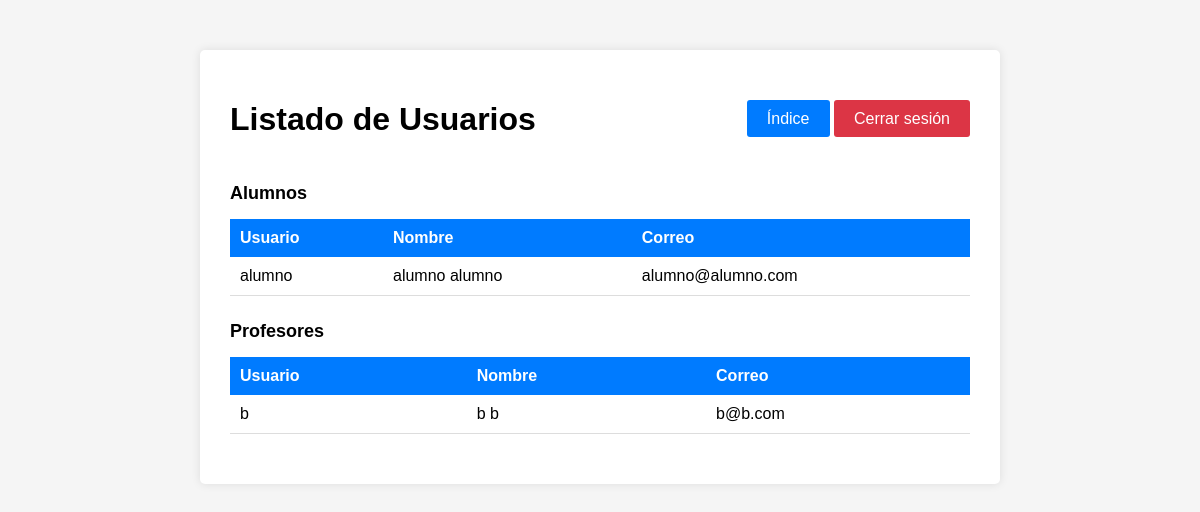
The page /lista/ (signed in) on the database as committed earlier.
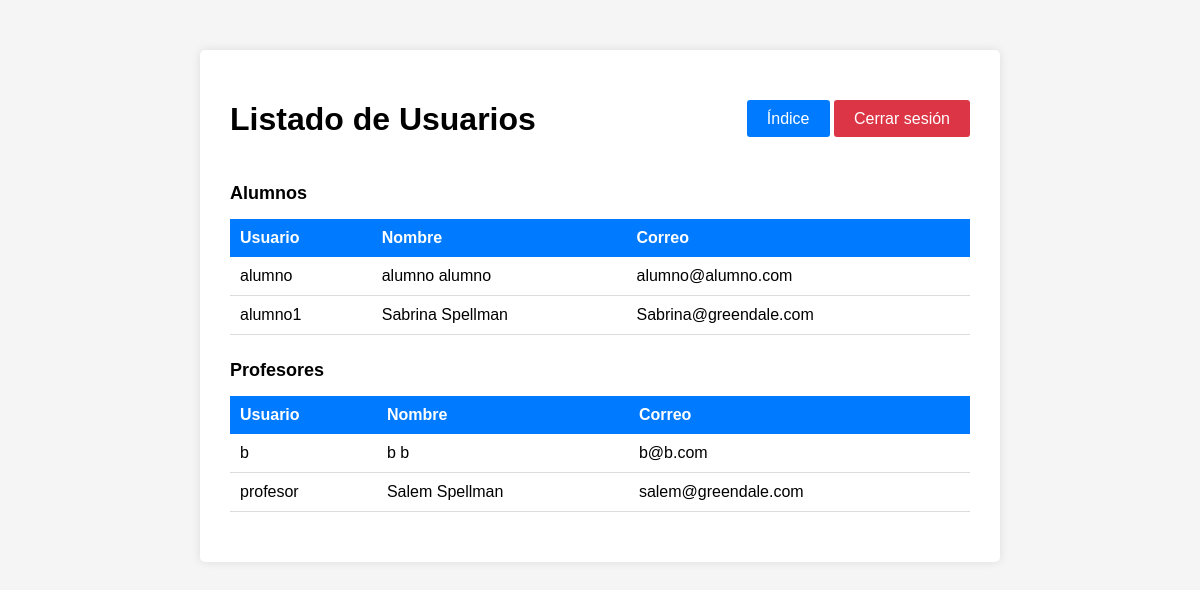
The same page on the database as committed later.
### Aplicaciones/models.py (models this page shows, shortened)
class Usuario(AbstractUser):
    ROL_CHOICES = (
        ('ALUMNO', 'Alumno'),
        ('PROFESOR', 'Profesor'),
    )
    rol = models.CharField(max_length=10, choices=ROL_CHOICES)

### Aplicaciones/views.py (the view)
# urls.py: path('lista/', views.lista_usuarios, name='lista_usuarios'),
@login_required
def lista_usuarios(request):
    alumnos = Usuario.objects.filter(rol='ALUMNO')
    profesores = Usuario.objects.filter(rol='PROFESOR')
    return render(request, 'Aplicaciones/lista_usuarios.html', {
        'alumnos': alumnos,
        'profesores': profesores
    })

### Aplicaciones/templates/Aplicaciones/lista_usuarios.html (shortened to what this page needs)
<!DOCTYPE html>
<html>
<head>
</head>
<body>
    <div class="container">
        <div class="header">
            <h1>Listado de Usuarios</h1>
            <div>
                <a href="{% url 'indice' %}" class="btn-crear">Índice</a>
                <a href="{% url 'logout' %}" class="btn-crear" style="background: #dc3545;">Cerrar sesión</a>
            </div>
        </div>
        <h2>Alumnos</h2>
        <table>
            <thead>
                <tr>
                    <th>Usuario</th>
                    <th>Nombre</th>
                    <th>Correo</th>
                </tr>
            </thead>
            <tbody>
                {% for alumno in alumnos %}
                <tr>
                    <td>{{ alumno.username }}</td>
                    <td>{{ alumno.first_name }} {{ alumno.last_name }}</td>
                    <td>{{ alumno.email }}</td>
                </tr>
                {% empty %}
                <tr>
                    <td colspan="3" class="no-data">No hay alumnos registrados</td>
                </tr>
                {% endfor %}
            </tbody>
        </table>
        <h2>Profesores</h2>
        <table>
            <thead>
                <tr>
                    <th>Usuario</th>
                    <th>Nombre</th>
                    <th>Correo</th>
                </tr>
            </thead>
            <tbody>
                {% for profesor in profesores %}
                <tr>
                    <td>{{ profesor.username }}</td>
                    <td>{{ profesor.first_name }} {{ profesor.last_name }}</td>
                    <td>{{ profesor.email }}</td>
                </tr>
                {% empty %}
                <tr>
                    <td colspan="3" class="no-data">No hay profesores registrados</td>
                </tr>
                {% endfor %}
            </tbody>
        </table>
    </div>
</body>
</html>

### Aplicaciones/templates/Aplicaciones/lista_usuarios.html (style rules this page uses)
body { font-family: Arial; max-width: 800px; margin: 50px auto; background: #f5f5f5; }
.container { background: white; padding: 30px; border-radius: 5px; box-shadow: 0 0 10px rgba(0,0,0,0.1); }
h1 { text-align: center; margin-bottom: 20px; }
h2 { margin-top: 25px; margin-bottom: 15px; font-size: 18px; }
.header { display: flex; justify-content: space-between; align-items: center; margin-bottom: 20px; }
.btn-crear { background: #007bff; color: white; padding: 10px 20px; text-decoration: none; border-radius: 3px; border: none; cursor: pointer; }
table { width: 100%; border-collapse: collapse; margin-bottom: 20px; }
th { background: #007bff; color: white; padding: 10px; text-align: left; }
td { padding: 10px; border-bottom: 1px solid #ddd; }

Rows that differ between the two databases and show on the page:
added Usuario: username "alumno1", first_name "Sabrina", last_name "Spellman", email "Sabrina@greendale.com", shown under "Alumnos"
added Usuario: username "profesor", first_name "Salem", last_name "Spellman", email "salem@greendale.com", shown under "Profesores"
